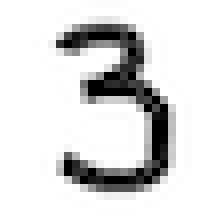
#> input picture 2020-03-NeuralNet/mnist_dataset/3.png, 28 x 28 px, given in place of 0.png, which was not available (shown 8 times larger)
$ jupyter execute --allow-errors 2020-03-24-2-first-nerual-network.ipynb   (shell and % lines are left out)   (text cells are left out)
#> lines starting #> are read from the running program, lines starting #| are printed output that depends on the picture; long printed decimals are rounded; pictures that were not available may be replaced by others from this repository, and a replacement may not be noted
[cell 1]
import numpy
import matplotlib.pyplot
import scipy.special

[cell 2]
class NeuralNetwork:
    def __init__(self, inputnodes, hiddennodes, outputnodes, learningrate):
#> further down, img_array is the input picture: shape (28, 28, 4); mean R, G, B, A 220.6, 220.6, 220.6, 255
#| (28, 28, 4)
#> `img_data = 255.0 - img_array.reshape(784)`: img_data = 784 values, max 255 at index 123, min 0 at index 0, mean 34.38
#> `matplotlib.pyplot.show()`:
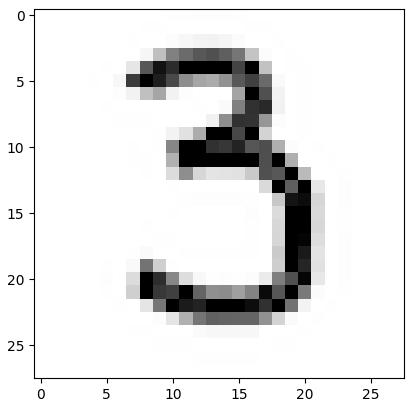
#> figure drawn by matplotlib, 1 panel
#> `img_data = img_data/250*0.9 + 0.01`: img_data = 784 values, max 0.928 at index 123, min 0.01 at index 0, mean 0.134
        self.inodes = inputnodes
        self.hnodes = hiddennodes
        self.onodes = outputnodes
        self.lr = learningrate

        self.wih = numpy.random.normal(0.0, pow(self.hnodes, -0.5), (self.hnodes, self.inodes))
        self.who = numpy.random.normal(0.0, pow(self.onodes, -0.5), (self.onodes, self.hnodes))

        self.activation_function = lambda x: scipy.special.expit(x)

        #print(self.wih)
        #print(self.who)
        pass

    def train(self, inputs_list, targets_list):
        inputs = numpy.array(inputs_list, ndmin=2).T
        targets = numpy.array(targets_list, ndmin=2).T
        #print('inputs_list.shape:', inputs_list.shape, ', inputs.shape:', inputs.shape)
        #print('targets_list.shape:', targets_list.shape, ', targets.shape:', targets.shape)

        hidden_inputs = numpy.dot(self.wih, inputs)
        hidden_outputs = self.activation_function(hidden_inputs)
        #print('hidden_inputs.shape:', hidden_inputs.shape, ', hidden_outputs.shape:', hidden_outputs.shape)

        final_inputs = numpy.dot(self.who, hidden_outputs)
        final_outputs = self.activation_function(final_inputs)
        #print('final_inputs.shape:', final_inputs.shape, ', final_outputs.shape:', final_outputs.shape)

        output_errors = targets - final_outputs
        hidden_errors = numpy.dot(self.who.T, output_errors)
        #print('output_errors.shape:', output_errors.shape, ', hidden_errors.shape:', hidden_errors.shape)

        self.who += self.lr * numpy.dot((output_errors*final_outputs *
                                         (1.0 - final_outputs)), numpy.transpose(hidden_outputs))
        self.wih += self.lr * numpy.dot((hidden_errors*hidden_outputs *
                                         (1.0 - hidden_outputs)), numpy.transpose(inputs))
        # [4 lines of commented-out code are left out]

    def query(self, inputs_list):
        inputs = numpy.array(inputs_list, ndmin=2).T
#> inputs has the same summary as img_data outside query
        #print(inputs_list)
        #print(inputs)

        hidden_inputs = numpy.dot(self.wih, inputs)
#> hidden_inputs = 500 values, max 1.06 at index 470, min -0.946 at index 468, mean -0.00559
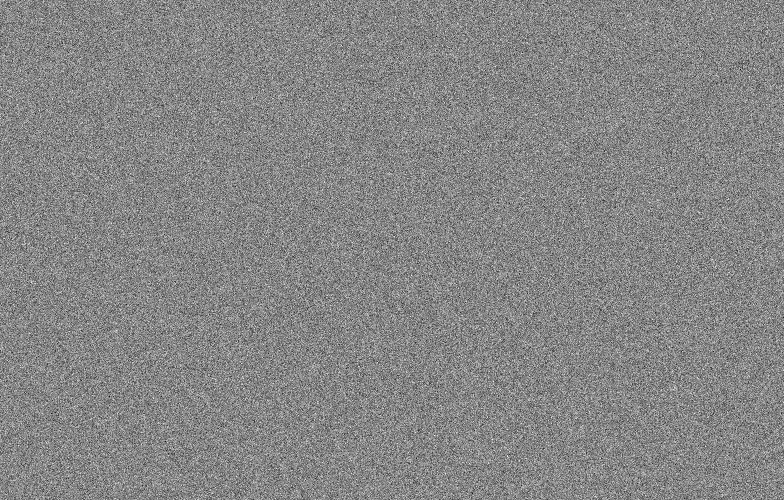
#> self.wih: shape (500, 784) float64; min -0.217, max 0.196, mean 0.000109; drawn with min black and max white
        hidden_outputs = self.activation_function(hidden_inputs)
#> hidden_outputs = 500 values, max 0.742 at index 470, min 0.28 at index 468, mean 0.499

        final_inputs = numpy.dot(self.who, hidden_outputs)
#> final_inputs = [4.61, -6.35, -0.906, -3.15, -1.1, 0.376, 3.36, 0.101, 2.74, -0.288]
        final_outputs = self.activation_function(final_inputs)
#> final_outputs = [0.99, 0.00174, 0.288, 0.0412, 0.249, 0.593, 0.966, 0.525, 0.94, 0.428]
#> `result = n.query(img_data)`: result has the same summary as final_outputs in query
#| [[0.9901]
#|  [0.001745]
#|  [0.2878]
#|  [0.0412]
#|  [0.2491]
#|  [0.5929]
#|  [0.9663]
#|  [0.5252]
#|  [0.9395]
#|  [0.4284]]
#| 0
        return final_outputs

[cell 3]
input_nodes = 784
hidden_nodes = 500
output_nodes = 10

learning_rate = 0.1
n = NeuralNetwork(input_nodes, hidden_nodes, output_nodes, learning_rate)

#> (the rest of this cell did not finish here and is left out)

#> (a cell that did not finish here is left out)

#> (a cell that did not finish here is left out)

#> (a cell that did not finish here is left out)

#> (a cell that did not finish here is left out)

#> (a cell that did not finish here is left out)

[cell 9]
score_card = []
#> (the rest of this cell did not finish here and is left out)

[cell 10]
score_card = []
#> (the rest of this cell did not finish here and is left out)

[cell 11]
score_card = []
#> (the rest of this cell did not finish here and is left out)

[cell 12]
import imageio

[cell 13]
score_card = []
#> (the rest of this cell did not finish here and is left out)

[cell 14]
score_card = []
#> score_card = []
#| (28, 28, 4)
#> `img_data = 255.0 - img_array.reshape(784)`: img_data = 784 values, max 255 at index 123, min 0 at index 0, mean 34.38
#> `img_data = img_data - 5`: img_data = 784 values, max 250 at index 123, min -5 at index 0, mean 29.38
#> `img_data = numpy.minimum(img_data, numpy.full(784, 0.99))`: img_data = 784 values, max 0.99 at index 67, min -5 at index 0, mean -3.37
#> `img_data = numpy.maximum(img_data, numpy.full(784, 0.01))`: img_data = 784 values, max 0.99 at index 67, min 0.01 at index 0, mean 0.237
#> `matplotlib.pyplot.show()`:
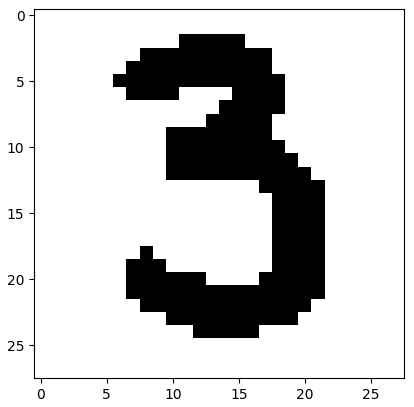
#> figure drawn by matplotlib, 1 panel
#> (the rest of this cell did not finish here and is left out)

#> `result = n.query(img_data)`: result = [0.981, 0.00123, 0.392, 0.15, 0.106, 0.545, 0.932, 0.456, 0.974, 0.241]
#| [[0.9812]
#|  [0.00123]
#|  [0.3924]
#|  [0.1503]
#|  [0.1059]
#|  [0.5451 ]
#|  [0.9317]
#|  [0.4557]
#|  [0.9745]
#|  [0.2413]]
#| 0
#| (28, 28, 4)
#> `img_data = 255.0 - img_array.reshape(784)`: img_data = 784 values, max 255 at index 123, min 0 at index 0, mean 34.38
#> `img_data = img_data/30 + 0.01`: img_data = 784 values, max 8.51 at index 123, min 0.01 at index 0, mean 1.16
#> `img_data = numpy.minimum(img_data, numpy.full(784, 0.99))`: img_data = 784 values, max 0.99 at index 93, min 0.01 at index 0, mean 0.231
#> `matplotlib.pyplot.show()`:
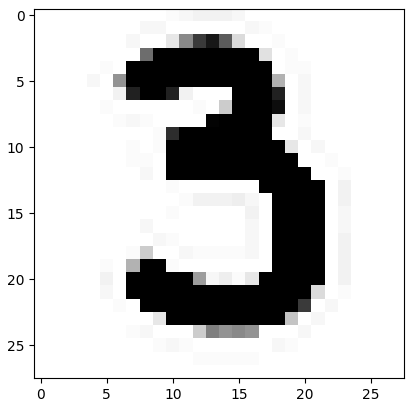
#> figure drawn by matplotlib, 1 panel
    print(result)
    print(numpy.argmax(result))
    if idx == numpy.argmax(result):
        score_card.append(1)
    else:
        score_card.append(0)
print(score_card)
print( "performance=", numpy.array(score_card).sum() / len(score_card))

[cell 15]
score_card = []
#> (the rest of this cell did not finish here and is left out)

#> `result = n.query(img_data)`: result = [0.985, 0.00145, 0.382, 0.101, 0.127, 0.484, 0.955, 0.482, 0.967, 0.335]
#| [[0.9851  ]
#|  [0.001448]
#|  [0.3818]
#|  [0.1013]
#|  [0.1266]
#|  [0.4844]
#|  [0.955]
#|  [0.4819]
#|  [0.9673]
#|  [0.3354]]
#| 0
    print(result)
    print(numpy.argmax(result))
    if idx == numpy.argmax(result):
        score_card.append(1)
    else:
        score_card.append(0)
print(score_card)
print( "performance=", numpy.array(score_card).sum() / len(score_card))
